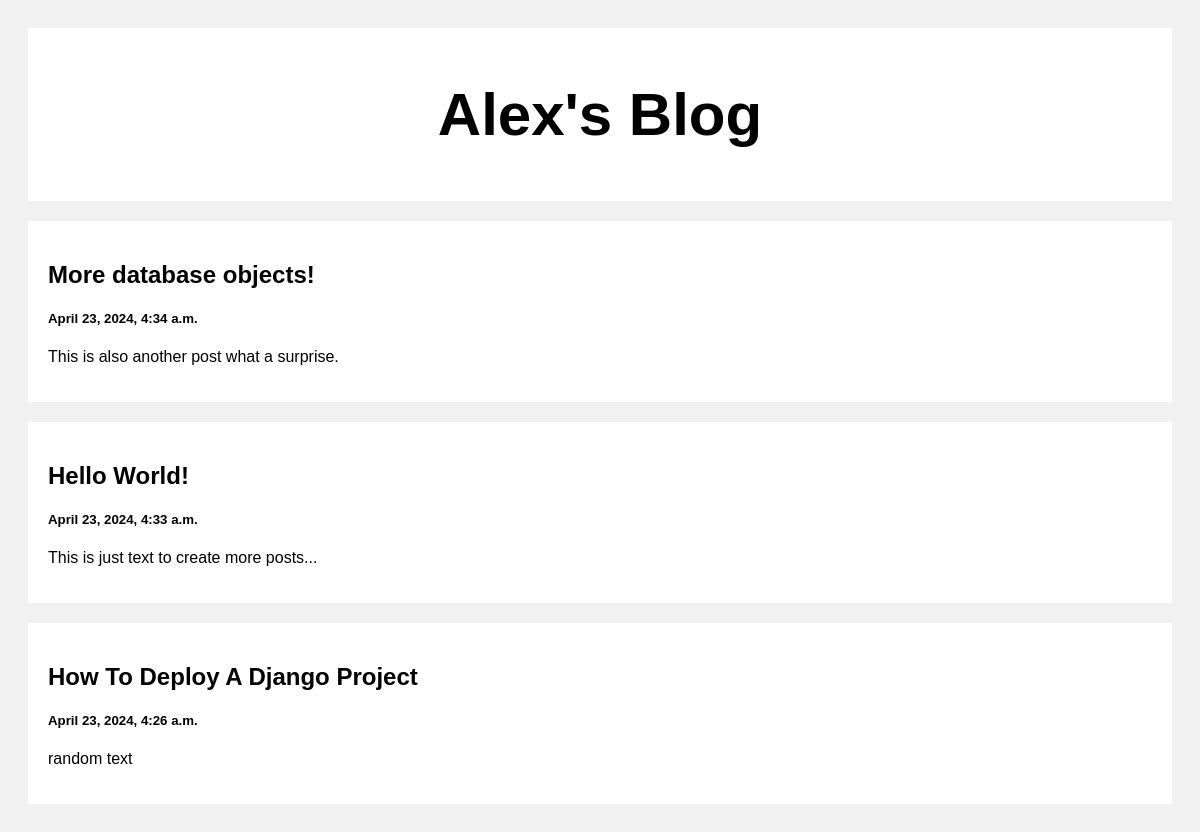
The page / on the database its author committed.
### posts/models.py (models this page shows)
class Post(models.Model):
    title = models.CharField(max_length=50)
    body = models.CharField(max_length=1000000)
    created_at = models.DateTimeField(default=datetime.now, blank=True)

### posts/views.py (the view)
def index(request):
    posts = Post.objects.all()
    return render(request, 'index.html', {'posts': posts})

### templates/index.html (shortened to what this page needs)
<!DOCTYPE html>
<html>
<head>
</head>
<body>
<div class="header">
  <h2>Alex's Blog</h2>
</div>
{% for post in posts reversed %}
<div class="row">
  <div class="leftcolumn">
    <div class="card">
      <a style="text-decoration: none; color: black;" href="/post/{{post.id}}">
        <h2>{{post.title}}</h2>
        <h5>{{post.created_at}}</h5>
        <p>{{post.body|truncatewords:20}}</p>
      </a>
  </div>
</div>
{% endfor %}
</body>
</html>

### templates/index.html (style rules this page uses)
* { box-sizing: border-box; }
body { font-family: Arial; padding: 20px; background: #f1f1f1; }
.header { padding: 2px; font-size: 40px; text-align: center; background: white; }
.leftcolumn { float: left; width: 100%; }
.card { background-color: white; padding: 20px; margin-top: 20px; }
.row:after { content: ""; display: table; clear: both; }

### rows shown on the page
Post: title "More database objects!", created_at "April 23, 2024, 4:34 a.m.", body "This is also another post what a surprise."
Post: title "Hello World!", created_at "April 23, 2024, 4:33 a.m.", body "This is just text to create more posts..."
Post: title "How To Deploy A Django Project", created_at "April 23, 2024, 4:26 a.m.", body "random text"
